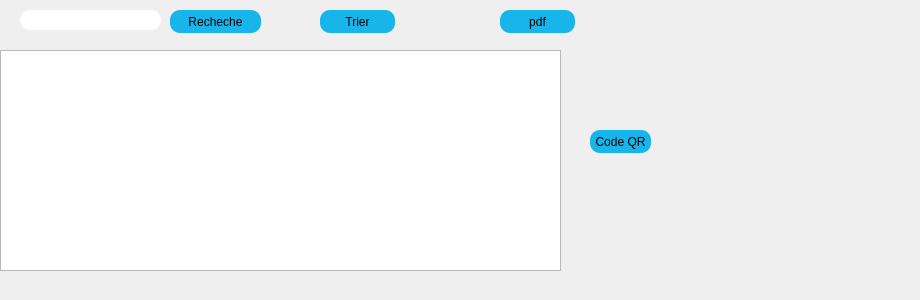
      <widget class="QWidget" name="tab_2">
       <attribute name="title">
        <string>afficher les produits</string>
       </attribute>
       <widget class="QTableView" name="tabfourn">
        <property name="geometry">
         <rect>
          <x>0</x>
          <y>50</y>
          <width>561</width>
          <height>221</height>
         </rect>
        </property>
       </widget>
       <widget class="QLineEdit" name="idrech">
        <property name="geometry">
         <rect>
          <x>20</x>
          <y>10</y>
          <width>141</width>
          <height>20</height>
         </rect>
        </property>
        <property name="styleSheet">
         <string notr="true">                                      border-radius: 10px;
background-color: rgb(255, 255, 255);

font: 9pt &quot;MS Reference Sans Serif&quot;;
</string>
        </property>
       </widget>
       <widget class="QPushButton" name="rechercher">
        <property name="geometry">
         <rect>
          <x>170</x>
          <y>10</y>
          <width>91</width>
          <height>23</height>
         </rect>
        </property>
        <property name="styleSheet">
         <string notr="true">                                         border-radius: 10px;
background-color: rgb(23, 181, 234);
                                        
font: 9pt &quot;MS Reference Sans Serif&quot;;font: 10pt &quot;MS Shell Dlg 2&quot;;</string>
        </property>
        <property name="text">
         <string>Recheche</string>
        </property>
       </widget>
       <widget class="QPushButton" name="trier">
        <property name="geometry">
         <rect>
          <x>320</x>
          <y>10</y>
          <width>75</width>
          <height>23</height>
         </rect>
        </property>
        <property name="styleSheet">
         <string notr="true">                                         border-radius: 10px;
background-color: rgb(23, 181, 234);
                                        
font: 9pt &quot;MS Reference Sans Serif&quot;;</string>
        </property>
        <property name="text">
         <string>Trier</string>
        </property>
       </widget>
       <widget class="QPushButton" name="imprimer_1">
        <property name="geometry">
         <rect>
          <x>500</x>
          <y>10</y>
          <width>75</width>
          <height>23</height>
         </rect>
        </property>
        <property name="styleSheet">
         <string notr="true">                                         border-radius: 10px;
background-color: rgb(23, 181, 234);
                                        
font: 9pt &quot;MS Reference Sans Serif&quot;;font: 10pt &quot;MS Shell Dlg 2&quot;;</string>
        </property>
        <property name="text">
         <string>pdf</string>
        </property>
       </widget>
       <widget class="QLabel" name="qrcodecommande">
        <property name="geometry">
         <rect>
          <x>680</x>
          <y>30</y>
          <width>231</width>
          <height>261</height>
         </rect>
        </property>
        <property name="text">
         <string/>
        </property>
       </widget>
       <widget class="QPushButton" name="qr_code">
        <property name="geometry">
         <rect>
          <x>590</x>
          <y>130</y>
          <width>61</width>
          <height>23</height>
         </rect>
        </property>
        <property name="styleSheet">
         <string notr="true">                                         border-radius: 10px;
background-color: rgb(23, 181, 234);
                                        
font: 9pt &quot;MS Reference Sans Serif&quot;;
</string>
        </property>
        <property name="text">
         <string>Code QR</string>
        </property>
       </widget>
      </widget>
